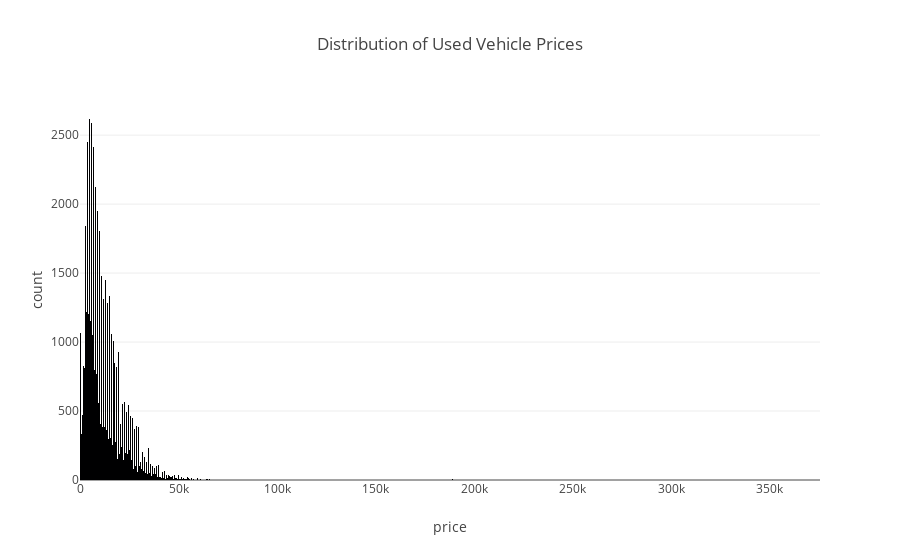

Notebook source saved alongside this figure:
### Code cell
# Create a histogram of vehicle prices
fig1 = px.histogram(df_a1, x='price',
                  title="Distribution of Used Vehicle Prices")

# Show figure of plotly express histogram
fig1.show()

# Use this to show figure of plotly express histogram 
# in 'app.py' for the Render Dashboard
# st.plotly_chart(fig1)

### Figure 1 — Plotly figure (JSON) as saved in the notebook; plotly's stock layout.template omitted (floating-point values rounded to 4 significant figures; data arrays with more than 128 entries replaced by an {"elided": "..."} marker saying what was removed)
{"data": [{"alignmentgroup": "True", "bingroup": "x", "hovertemplate": "price=%{x}<br>count=%{y}<extra></extra>", "legendgroup": "", "marker": {"color": "#000001", "pattern": {"shape": ""}}, "name": "", "offsetgroup": "", "orientation": "v", "showlegend": false, "type": "histogram", "x": {"elided": "51525 int values"}, "xaxis": "x", "yaxis": "y"}], "layout": {"barmode": "relative", "legend": {"tracegroupgap": 0}, "title": {"text": "Distribution of Used Vehicle Prices"}, "xaxis": {"anchor": "y", "domain": [0, 1], "title": {"text": "price"}}, "yaxis": {"anchor": "x", "domain": [0, 1], "title": {"text": "count"}}}}
